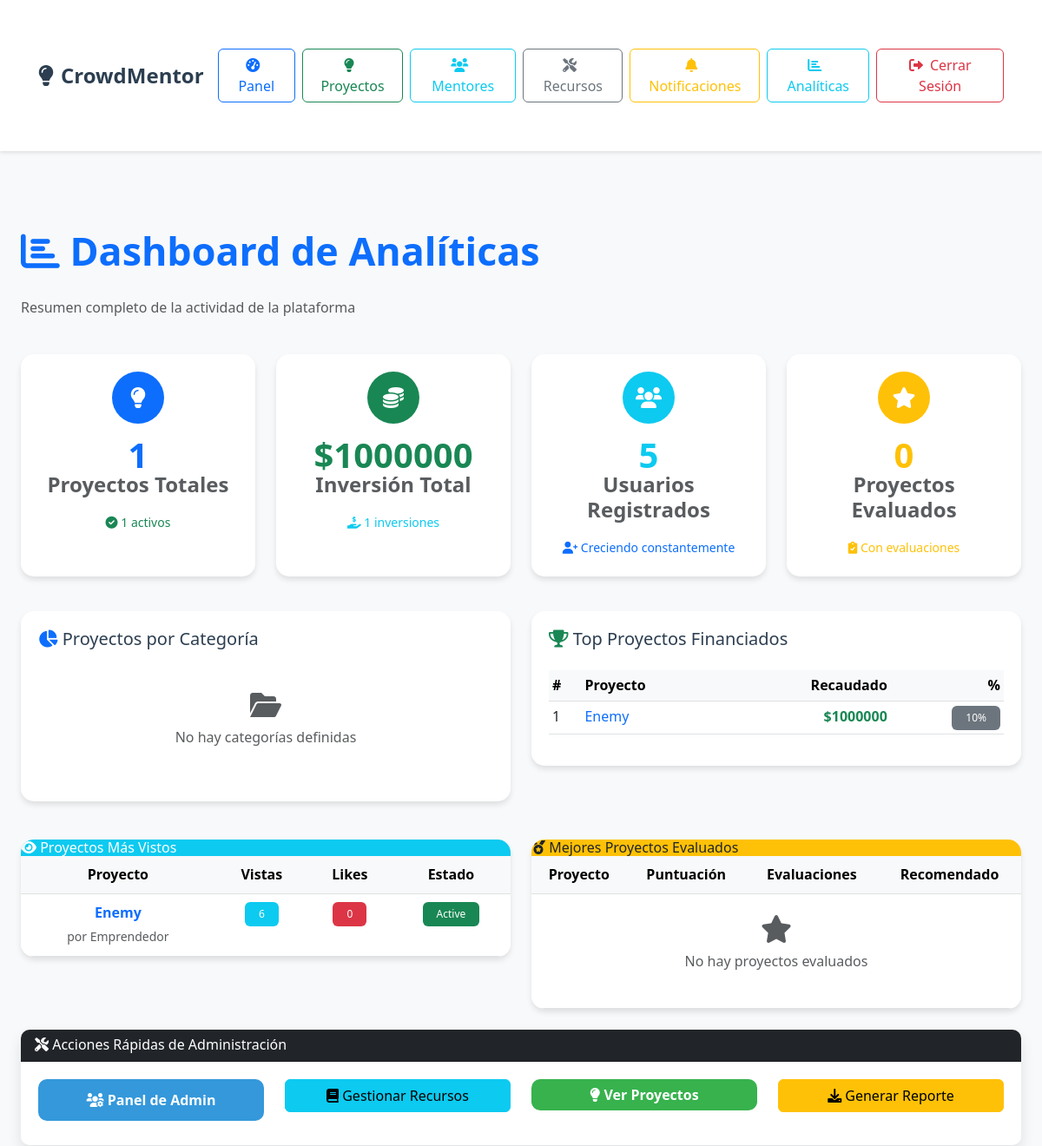
The page /analytics/ (signed in, upper part) on the database as committed earlier.
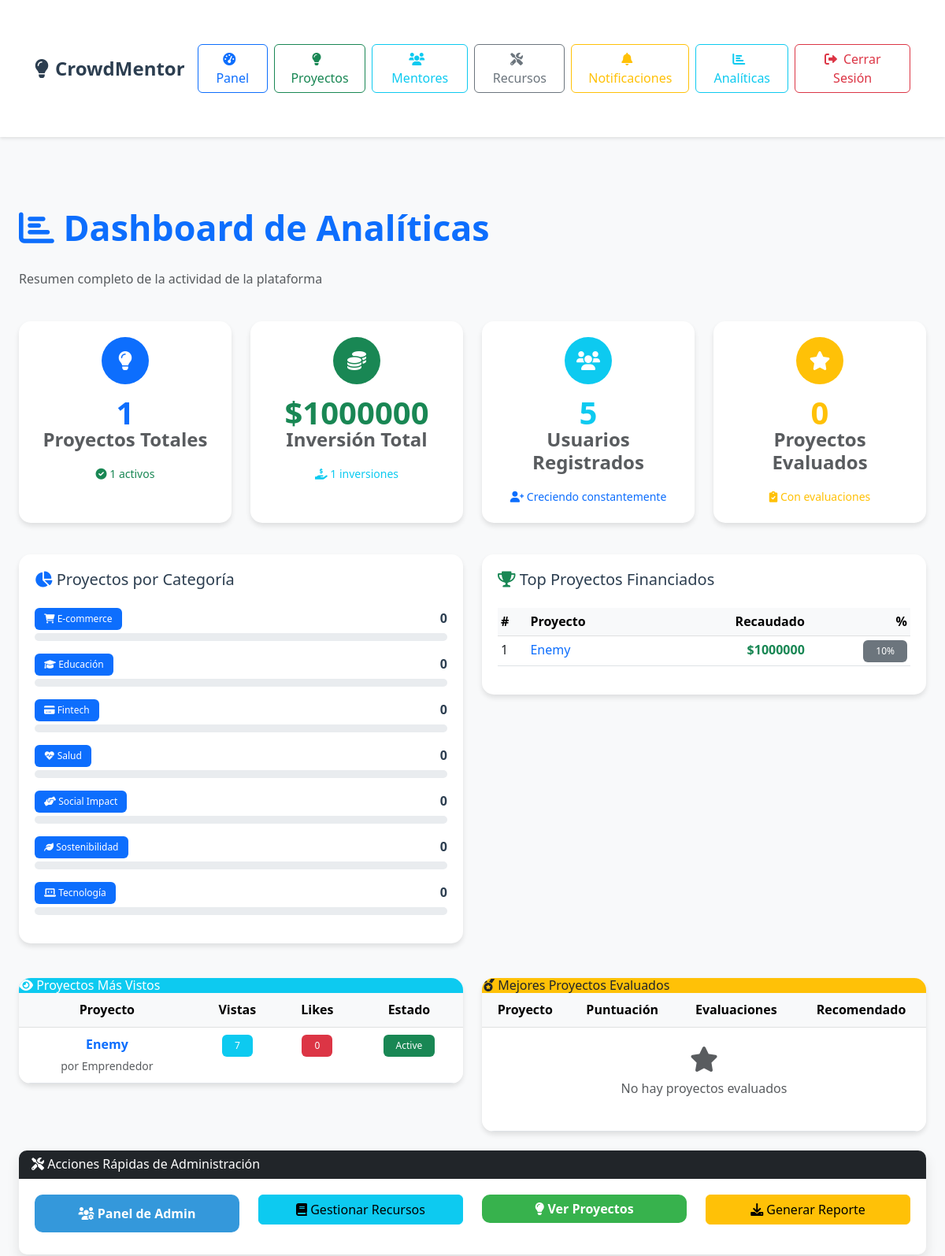
The same page on the database as committed later.
### core/models.py (models this page shows, shortened)
class Project(models.Model):
    PROJECT_STATUS = (
        ('draft', 'Borrador'),
        ('active', 'Activo'),
        ('funded', 'Financiado'),
        ('completed', 'Completado'),
        ('cancelled', 'Cancelado'),
    )
    title = models.CharField(max_length=200)
    description = models.TextField()
    owner = models.ForeignKey(User, on_delete=models.CASCADE, related_name='projects')
    category = models.ForeignKey('ProjectCategory', on_delete=models.SET_NULL, null=True, blank=True)
    funding_goal = models.DecimalField(max_digits=10, decimal_places=2)
    amount_raised = models.DecimalField(max_digits=10, decimal_places=2, default=0)
    created_at = models.DateTimeField(default=timezone.now)
    image = models.ImageField(upload_to='projects/', blank=True, null=True)
    is_active = models.BooleanField(default=True)
    status = models.CharField(max_length=20, choices=PROJECT_STATUS, default='active')
    views_count = models.IntegerField(default=0)
    likes_count = models.IntegerField(default=0)
    deadline = models.DateField(blank=True, null=True)
    tags = models.CharField(max_length=500, blank=True, help_text="Separar con comas")
    def get_funding_percentage(self):
        if self.funding_goal > 0:
            return min((self.amount_raised / self.funding_goal) * 100, 100)
        return 0

class ProjectCategory(models.Model):
    name = models.CharField(max_length=100, unique=True)
    description = models.TextField(blank=True)
    icon = models.CharField(max_length=50, default='fas fa-folder')
    created_at = models.DateTimeField(auto_now_add=True)
    class Meta:
        verbose_name_plural = "Project Categories"
        ordering = ['name']

### core/views.py (the view)
# urls.py: path('analytics/', views.analytics_dashboard, name='analytics_dashboard'),
@login_required
def analytics_dashboard(request):
    if not request.user.is_superuser:
        messages.error(request, 'Acceso denegado.')
        return redirect('home')
    total_projects = Project.objects.count()
    active_projects = Project.objects.filter(is_active=True).count()
    total_investments = Investment.objects.aggregate(
        total=Sum('amount'),
        count=Count('id')
    )
    total_users = User.objects.count()
    projects_by_category = ProjectCategory.objects.annotate(
        project_count=Count('project')
    ).order_by('-project_count')
    top_funded_projects = Project.objects.order_by('-amount_raised')[:10]
    top_viewed_projects = Project.objects.order_by('-views_count')[:10]
    best_evaluated_projects = Project.objects.annotate(
        avg_evaluation=Avg('evaluations__overall_score'),
        recommended_count=Count('evaluations', filter=Q(evaluations__is_recommended=True))
    ).filter(avg_evaluation__isnull=False).order_by('-avg_evaluation')[:10]
    context = {
        'total_projects': total_projects,
        'active_projects': active_projects,
        'total_investments': total_investments,
        'total_users': total_users,
        'projects_by_category': projects_by_category,
        'top_funded_projects': top_funded_projects,
        'top_viewed_projects': top_viewed_projects,
        'best_evaluated_projects': best_evaluated_projects,
    }
    return render(request, 'analytics_dashboard.html', context)

### core/templatetags/custom_filters.py (called while the page is built)
@register.filter
def has_profile(user):
    return hasattr(user, 'profile') and user.profile is not None

### core/templates/analytics_dashboard.html (shortened to what the changed rows need)
{% extends 'base.html' %}
{% load static %}
{% block extra_css %}
<link rel="stylesheet" href="{% static 'css/analytics_dashboard.css' %}">
{% endblock %}
{% block content %}
<div class="container-fluid py-4">
    <div class="row mb-4">
        <div class="col">
            <h1 class="text-primary">
                <i class="fas fa-chart-bar"></i> Dashboard de Analíticas
            </h1>
        </div>
    </div>
    <div class="row">
        <div class="col-md-6 mb-4">
            <div class="chart-container">
                {% for category_data in projects_by_category %}
                    <div class="mb-3">
                        <div class="d-flex justify-content-between align-items-center mb-1">
                            <span class="badge badge-category bg-primary">
                                <i class="{{ category_data.icon }}"></i> {{ category_data.name }}
                            </span>
                            <span class="fw-bold">{{ category_data.project_count }}</span>
                        </div>
                        <div class="progress progress-analytics">
                        </div>
                    </div>
                {% empty %}
                    <div class="text-center text-muted py-4">
                        <i class="fas fa-folder-open fa-2x mb-2"></i>
                        <p>No hay categorías definidas</p>
                    </div>
                {% endfor %}
            </div>
        </div>
        <div class="col-md-6 mb-4">
            <div class="chart-container">
                <div class="table-responsive">
                    <table class="table table-sm">
                        <thead class="table-light">
                            <tr>
                                <th>#</th>
                                <th>Proyecto</th>
                                <th class="text-end">Recaudado</th>
                                <th class="text-end">%</th>
                            </tr>
                        </thead>
                        <tbody>
                            {% for project in top_funded_projects|slice:":5" %}
                                <tr>
                                    <td>{{ forloop.counter }}</td>
                                    <td>
                                        <a href="{% url 'project_detail' project.id %}"
                                           class="text-decoration-none">
                                            {{ project.title|truncatechars:25 }}
                                        </a>
                                    </td>
                                    <td class="text-end text-success fw-bold">
                                        ${{ project.amount_raised|floatformat:0 }}
                                    </td>
                                    <td class="text-end">
                                        <span class="badge {% if project.get_funding_percentage >= 100 %}bg-success{% elif project.get_funding_percentage >= 50 %}bg-warning{% else %}bg-secondary{% endif %}">
                                            {{ project.get_funding_percentage|floatformat:0 }}%
                                        </span>
                                    </td>
                                </tr>
                            {% empty %}
                                <tr>
                                    <td colspan="4" class="text-center text-muted py-3">
                                        No hay datos de financiamiento
                                    </td>
                                </tr>
                            {% endfor %}
                        </tbody>
                    </table>
                </div>
            </div>
        </div>
    </div>
    <div class="row">
        <div class="col-md-6 mb-4">
            <div class="table-analytics">
                <div class="card-body p-0">
                    <div class="table-responsive">
                        <table class="table table-hover mb-0">
                            <thead class="table-light">
                                <tr>
                                    <th>Proyecto</th>
                                    <th class="text-center">Vistas</th>
                                    <th class="text-center">Likes</th>
                                    <th class="text-center">Estado</th>
                                </tr>
                            </thead>
                            <tbody>
                                {% for project in top_viewed_projects|slice:":8" %}
                                    <tr>
                                        <td>
                                            <a href="{% url 'project_detail' project.id %}"
                                               class="text-decoration-none fw-bold">
                                                {{ project.title|truncatechars:30 }}
                                            </a>
                                            <br>
                                            <small class="text-muted">por {{ project.owner.username }}</small>
                                        </td>
                                        <td class="text-center">
                                            <span class="badge bg-info">{{ project.views_count }}</span>
                                        </td>
                                        <td class="text-center">
                                            <span class="badge bg-danger">{{ project.likes_count }}</span>
                                        </td>
                                        <td class="text-center">
                                            <span class="badge {% if project.status == 'active' %}bg-success{% elif project.status == 'funded' %}bg-primary{% else %}bg-secondary{% endif %}">
                                                {{ project.status|title }}
                                            </span>
                                        </td>
                                    </tr>
                                {% endfor %}
                            </tbody>
                        </table>
                    </div>
                </div>
            </div>
        </div>
        <div class="col-md-6 mb-4">
            <div class="table-analytics">
                <div class="card-body p-0">
                    <div class="table-responsive">
                        <table class="table table-hover mb-0">
                            <thead class="table-light">
                                <tr>
                                    <th>Proyecto</th>
                                    <th class="text-center">Puntuación</th>
                                    <th class="text-center">Evaluaciones</th>
                                    <th class="text-center">Recomendado</th>
                                </tr>
                            </thead>
                        </table>
                    </div>
                </div>
            </div>
        </div>
    </div>
</div>
{% endblock %}

Rows that differ between the two databases and show on the page:
added ProjectCategory: name "E-commerce", project_count "0"
added ProjectCategory: name "Educación", project_count "0"
added ProjectCategory: name "Fintech", project_count "0"
added ProjectCategory: name "Salud", project_count "0"
added ProjectCategory: name "Social Impact", project_count "0"
added ProjectCategory: name "Sostenibilidad", project_count "0"
added ProjectCategory: name "Tecnología", project_count "0"
changed Project "Enemy": views_count "6" → "7"
Other text that changed with them:
text no longer shown: "No hay categorías definidas"
